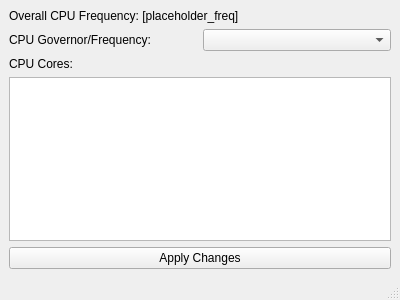
<?xml version="1.0" encoding="UTF-8"?>
<ui version="4.0">
 <class>MainWindow</class>
 <widget class="QMainWindow" name="MainWindow">
  <property name="geometry">
   <rect>
    <x>0</x>
    <y>0</y>
    <width>400</width>
    <height>300</height>
   </rect>
  </property>
  <property name="windowTitle">
   <string>CPU Speed Manager</string>
  </property>
  <widget class="QWidget" name="centralwidget">
   <layout class="QVBoxLayout" name="verticalLayout">
    <item>
     <widget class="QLabel" name="overallCpuFrequencyLabel">
      <property name="text">
       <string>Overall CPU Frequency: [placeholder_freq]</string>
      </property>
     </widget>
    </item>
    <item>
     <layout class="QHBoxLayout" name="horizontalLayout">
      <item>
       <widget class="QLabel" name="cpuGovernorLabel">
        <property name="text">
         <string>CPU Governor/Frequency:</string>
        </property>
       </widget>
      </item>
      <item>
       <widget class="QComboBox" name="cpuGovernorComboBox"/>
      </item>
     </layout>
    </item>
    <item>
     <widget class="QLabel" name="cpuCoresLabel">
      <property name="text">
       <string>CPU Cores:</string>
      </property>
     </widget>
    </item>
    <item>
     <widget class="QListWidget" name="cpuCoresListWidget"/>
    </item>
    <item>
     <widget class="QPushButton" name="applyChangesButton">
      <property name="text">
       <string>Apply Changes</string>
      </property>
     </widget>
    </item>
   </layout>
  </widget>
  <widget class="QMenuBar" name="menubar">
   <property name="geometry">
    <rect>
     <x>0</x>
     <y>0</y>
     <width>400</width>
     <height>22</height>
    </rect>
   </property>
  </widget>
  <widget class="QStatusBar" name="statusbar"/>
 </widget>
 <resources/>
 <connections/>
</ui>
